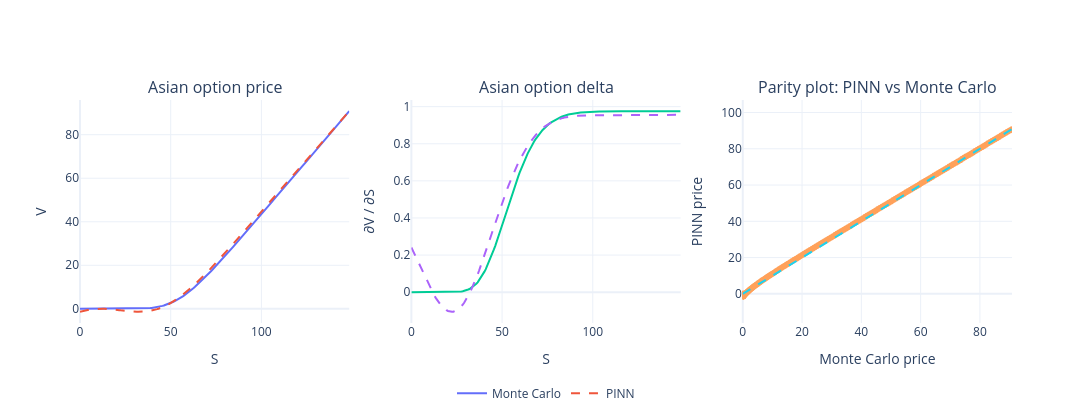

The notebook cell this image was saved under:
### Code cell
S_grid_eval = np.linspace(0, S_max_real, 200)

results = run_full_evaluation(
    model=model,          # PINN già addestrata
    S_grid=S_grid_eval,   # grid su S
    K=K_real,        # strike reale
    r=r_eval,             # risk-free rate
    sigma=sigma_eval,     # volatilità
    T=1.0,                # maturità
    n_steps=252,       # discretizzazione MC
    n_paths=200_000,   # paths MC
    h_delta=1.0,          # bump per delta
)

### Figure 1 — Plotly figure (JSON) as saved in the notebook; plotly's stock layout.template omitted (floating-point values rounded to 4 significant figures; data arrays with more than 128 entries replaced by an {"elided": "..."} marker saying what was removed)
{"data": [{"name": "Monte Carlo", "type": "scatter", "x": {"elided": "200 float values"}, "xaxis": "x", "y": {"elided": "200 float values"}, "yaxis": "y"}, {"line": {"dash": "dash"}, "name": "PINN", "type": "scatter", "x": {"elided": "200 float values"}, "xaxis": "x", "y": {"elided": "200 float values"}, "yaxis": "y"}, {"showlegend": false, "type": "scatter", "x": {"elided": "200 float values"}, "xaxis": "x2", "y": {"elided": "200 float values"}, "yaxis": "y2"}, {"line": {"dash": "dash"}, "showlegend": false, "type": "scatter", "x": {"elided": "200 float values"}, "xaxis": "x2", "y": {"elided": "200 float values"}, "yaxis": "y2"}, {"mode": "markers", "showlegend": false, "type": "scatter", "x": {"elided": "200 float values"}, "xaxis": "x3", "y": {"elided": "200 float values"}, "yaxis": "y3"}, {"line": {"dash": "dash"}, "mode": "lines", "showlegend": false, "type": "scatter", "x": [0, 90.82], "xaxis": "x3", "y": [0, 90.82], "yaxis": "y3"}], "layout": {"annotations": [{"font": {"size": 16}, "showarrow": false, "text": "Asian option price", "x": 0.1444, "xanchor": "center", "xref": "paper", "y": 1, "yanchor": "bottom", "yref": "paper"}, {"font": {"size": 16}, "showarrow": false, "text": "Asian option delta", "x": 0.5, "xanchor": "center", "xref": "paper", "y": 1, "yanchor": "bottom", "yref": "paper"}, {"font": {"size": 16}, "showarrow": false, "text": "Parity plot: PINN vs Monte Carlo", "x": 0.8556, "xanchor": "center", "xref": "paper", "y": 1, "yanchor": "bottom", "yref": "paper"}], "height": 420, "legend": {"orientation": "h", "x": 0.5, "xanchor": "center", "y": -0.25}, "width": 1500, "xaxis": {"anchor": "y", "domain": [0, 0.2889], "title": {"text": "S"}}, "xaxis2": {"anchor": "y2", "domain": [0.3556, 0.6444], "title": {"text": "S"}}, "xaxis3": {"anchor": "y3", "domain": [0.7111, 1], "range": [0, 90.82], "title": {"text": "Monte Carlo price"}}, "yaxis": {"anchor": "x", "domain": [0, 1], "title": {"text": "V"}}, "yaxis2": {"anchor": "x2", "domain": [0, 1], "title": {"text": "∂V / ∂S"}}, "yaxis3": {"anchor": "x3", "domain": [0, 1], "range": [0, 90.82], "scaleanchor": "x", "title": {"text": "PINN price"}}}}
